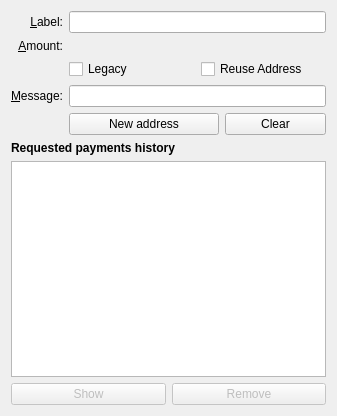
<?xml version="1.0" encoding="UTF-8"?>
<ui version="4.0">
 <class>ReceiveCoinsDialog</class>
 <widget class="QWidget" name="ReceiveCoinsDialog">
  <property name="geometry">
   <rect>
    <x>0</x>
    <y>0</y>
    <width>337</width>
    <height>416</height>
   </rect>
  </property>
  <layout class="QVBoxLayout" name="verticalLayout_2">
   <item>
    <layout class="QVBoxLayout" name="verticalLayout">
     <item>
      <layout class="QGridLayout" name="gridLayout">
       <item row="8" column="2">
        <widget class="QLineEdit" name="reqMessage">
         <property name="toolTip">
          <string>An optional message to attach to the payment request, which will be displayed when the request is opened. Note: The message will not be sent with the payment over the Rain network.</string>
         </property>
        </widget>
       </item>
       <item row="9" column="2">
        <layout class="QHBoxLayout" name="horizontalLayout">
         <item>
          <widget class="QPushButton" name="receiveButton">
           <property name="minimumSize">
            <size>
             <width>150</width>
             <height>0</height>
            </size>
           </property>
           <property name="text">
            <string>New address</string>
           </property>
           <property name="icon">
            <iconset resource="../rain.qrc">
             <normaloff>:/icons/receiving_addresses</normaloff>:/icons/receiving_addresses</iconset>
           </property>
          </widget>
         </item>
         <item>
          <widget class="QPushButton" name="clearButton">
           <property name="sizePolicy">
            <sizepolicy hsizetype="Minimum" vsizetype="Fixed">
             <horstretch>0</horstretch>
             <verstretch>0</verstretch>
            </sizepolicy>
           </property>
           <property name="toolTip">
            <string>Clear all fields of the form.</string>
           </property>
           <property name="text">
            <string>Clear</string>
           </property>
           <property name="icon">
            <iconset resource="../rain.qrc">
             <normaloff>:/icons/remove</normaloff>:/icons/remove</iconset>
           </property>
           <property name="autoDefault">
            <bool>false</bool>
           </property>
          </widget>
         </item>
        </layout>
       </item>
       <item row="9" column="0">
        <widget class="QLabel" name="label_7">
         <property name="text">
          <string/>
         </property>
        </widget>
       </item>
       <item row="4" column="2">
        <layout class="QHBoxLayout" name="horizontalLayout_6">
         <item>
          <widget class="RainAmountField" name="reqAmount" native="true">
           <property name="sizePolicy">
            <sizepolicy hsizetype="Fixed" vsizetype="Fixed">
             <horstretch>0</horstretch>
             <verstretch>0</verstretch>
            </sizepolicy>
           </property>
           <property name="minimumSize">
            <size>
             <width>80</width>
             <height>0</height>
            </size>
           </property>
           <property name="maximumSize">
            <size>
             <width>1000</width>
             <height>100</height>
            </size>
           </property>
           <property name="toolTip">
            <string>An optional amount to request. Leave this empty or zero to not request a specific amount.</string>
           </property>
          </widget>
         </item>
        </layout>
       </item>
       <item row="3" column="2">
        <widget class="QLineEdit" name="reqLabel">
         <property name="toolTip">
          <string>An optional label to associate with the new receiving address.</string>
         </property>
        </widget>
       </item>
       <item row="4" column="0">
        <widget class="QLabel" name="label">
         <property name="toolTip">
          <string>An optional amount to request. Leave this empty or zero to not request a specific amount.</string>
         </property>
         <property name="text">
          <string>&amp;Amount:</string>
         </property>
         <property name="alignment">
          <set>Qt::AlignRight|Qt::AlignTrailing|Qt::AlignVCenter</set>
         </property>
         <property name="buddy">
          <cstring>reqAmount</cstring>
         </property>
        </widget>
       </item>
       <item row="3" column="0">
        <widget class="QLabel" name="label_2">
         <property name="toolTip">
          <string>An optional label to associate with the new receiving address.</string>
         </property>
         <property name="text">
          <string>&amp;Label:</string>
         </property>
         <property name="alignment">
          <set>Qt::AlignRight|Qt::AlignTrailing|Qt::AlignVCenter</set>
         </property>
         <property name="buddy">
          <cstring>reqLabel</cstring>
         </property>
        </widget>
       </item>
       <item row="8" column="0">
        <widget class="QLabel" name="label_3">
         <property name="toolTip">
          <string>An optional message to attach to the payment request, which will be displayed when the request is opened. Note: The message will not be sent with the payment over the Rain network.</string>
         </property>
         <property name="text">
          <string>&amp;Message:</string>
         </property>
         <property name="alignment">
          <set>Qt::AlignRight|Qt::AlignTrailing|Qt::AlignVCenter</set>
         </property>
         <property name="buddy">
          <cstring>reqMessage</cstring>
         </property>
        </widget>
       </item>
       <item row="6" column="2">
        <layout class="QHBoxLayout" name="horizontalLayout_5">
         <item>
          <widget class="QCheckBox" name="useLegacyAddress">
           <property name="sizePolicy">
            <sizepolicy hsizetype="Fixed" vsizetype="Fixed">
             <horstretch>0</horstretch>
             <verstretch>0</verstretch>
            </sizepolicy>
           </property>
           <property name="maximumSize">
            <size>
             <width>1000</width>
             <height>16777215</height>
            </size>
           </property>
           <property name="focusPolicy">
            <enum>Qt::StrongFocus</enum>
           </property>
           <property name="toolTip">
            <string>Native segwit addresses (aka Bech32 or BIP-173) reduce your transaction fees later on and offer better protection against typos, but old wallets don't support them. When checked, an address compatible with older wallets will be created instead.</string>
           </property>
           <property name="text">
            <string>Legacy</string>
           </property>
          </widget>
         </item>
         <item>
          <widget class="QCheckBox" name="reuseAddress">
           <property name="text">
            <string>Reuse Address</string>
           </property>
          </widget>
         </item>
        </layout>
       </item>
      </layout>
     </item>
     <item>
      <widget class="QLabel" name="label_6">
       <property name="font">
        <font>
         <weight>75</weight>
         <bold>true</bold>
        </font>
       </property>
       <property name="text">
        <string>Requested payments history</string>
       </property>
      </widget>
     </item>
     <item>
      <widget class="QTableView" name="recentRequestsView">
       <property name="contextMenuPolicy">
        <enum>Qt::CustomContextMenu</enum>
       </property>
       <property name="tabKeyNavigation">
        <bool>false</bool>
       </property>
       <property name="sortingEnabled">
        <bool>true</bool>
       </property>
      </widget>
     </item>
     <item>
      <layout class="QHBoxLayout" name="horizontalLayout_2">
       <item>
        <widget class="QPushButton" name="showRequestButton">
         <property name="enabled">
          <bool>false</bool>
         </property>
         <property name="toolTip">
          <string>Show the selected request (does the same as double clicking an entry)</string>
         </property>
         <property name="text">
          <string>Show</string>
         </property>
         <property name="icon">
          <iconset resource="../rain.qrc">
           <normaloff>:/icons/edit</normaloff>:/icons/edit</iconset>
         </property>
         <property name="autoDefault">
          <bool>false</bool>
         </property>
        </widget>
       </item>
       <item>
        <widget class="QPushButton" name="removeRequestButton">
         <property name="enabled">
          <bool>false</bool>
         </property>
         <property name="toolTip">
          <string>Remove the selected entries from the list</string>
         </property>
         <property name="text">
          <string>Remove</string>
         </property>
         <property name="icon">
          <iconset resource="../rain.qrc">
           <normaloff>:/icons/remove</normaloff>:/icons/remove</iconset>
         </property>
         <property name="autoDefault">
          <bool>false</bool>
         </property>
        </widget>
       </item>
      </layout>
     </item>
    </layout>
   </item>
  </layout>
 </widget>
 <customwidgets>
  <customwidget>
   <class>RainAmountField</class>
   <extends>QWidget</extends>
   <header>qt/rainamountfield.h</header>
   <container>1</container>
  </customwidget>
 </customwidgets>
 <tabstops>
  <tabstop>reqLabel</tabstop>
  <tabstop>reqAmount</tabstop>
  <tabstop>reqMessage</tabstop>
  <tabstop>receiveButton</tabstop>
  <tabstop>clearButton</tabstop>
  <tabstop>showRequestButton</tabstop>
  <tabstop>removeRequestButton</tabstop>
 </tabstops>
 <resources>
  <include location="../rain.qrc"/>
 </resources>
 <connections/>
</ui>
